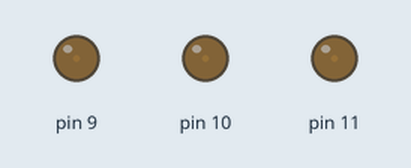
Simulated run of this sketch. Board: Arduino Uno, built with avr-gcc and run on an emulated ATmega328P. On the bench: output pins drawn as LEDs (lit = HIGH).

Above: at 0.05 s.
At 1.15 s:
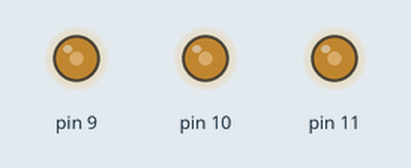
At 2.3 s:
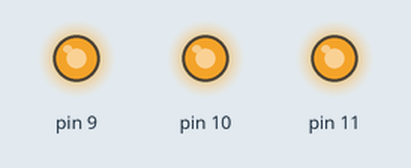
At 3.45 s:
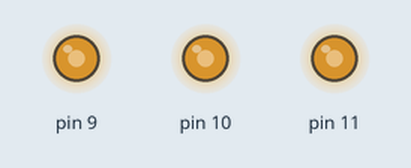
At 4.6 s:
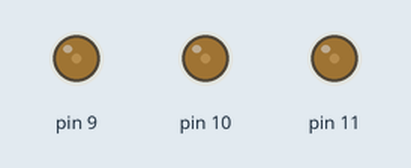
Timing chart, 0 to 6.6 s (numbered marks = the images above):
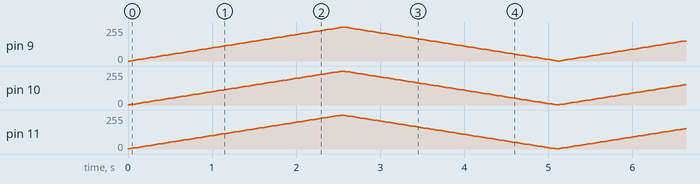

The sketch:

Hoemwork_3__v2.ino
```cpp
int brightness = 0;
int fadeAmount = 1;

void setup() {
  pinMode(9, OUTPUT);
  pinMode(10, OUTPUT);
  pinMode(11, OUTPUT);
}

void loop() {
  redFish();
  blueFish();
  notLikeTheOthers();
  delay(30);
}

void redFish(){
  analogWrite(9, brightness);
  brightness = brightness + fadeAmount;

  if (brightness == 0 || brightness == 255) {
    fadeAmount = -fadeAmount ;
  }
}

void blueFish(){
  analogWrite(10, brightness);
  brightness = brightness + fadeAmount;

  if (brightness == 0 || brightness == 255) {
    fadeAmount = -fadeAmount ;
  }
}

void notLikeTheOthers(){
  analogWrite(11, brightness);
  brightness = brightness + fadeAmount;

  if (brightness == 0 || brightness == 255) {
    fadeAmount = -fadeAmount ;
  }
}
```
